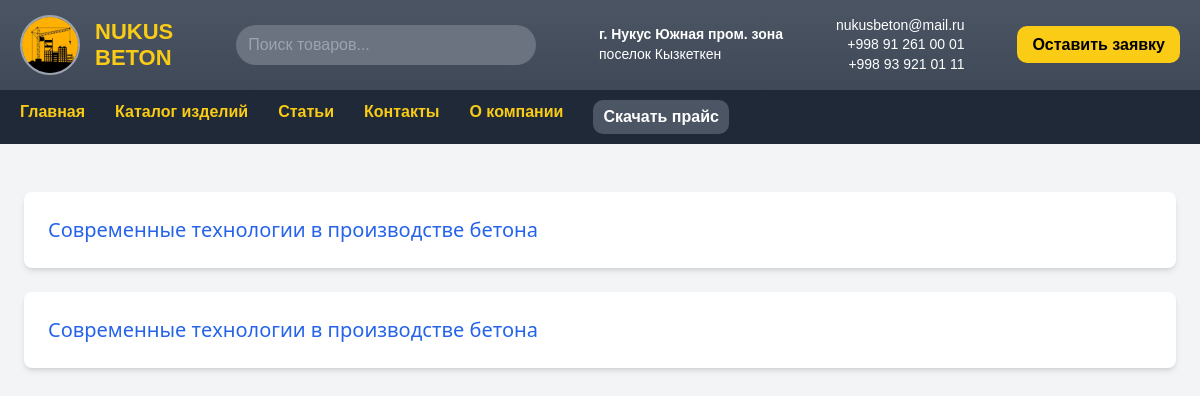
The app's page /article/ with its own data.
### nukusbeton/models.py (models this page shows, shortened)
class Article(models.Model):
    title = models.CharField(max_length=255, verbose_name="Название статьи")
    link = models.URLField(blank=True, null=True, verbose_name="Ссылка на статью")
    class Meta:
        verbose_name_plural = "Статьи"

### nukusbeton/views.py (the view)
# urls.py: path('article/', views.article_list, name='article_list'),
def article_list(request):
    articles = Article.objects.all()
    return render(request, 'header/article.html', {'articles': articles})

### templates/header/article.html (shortened to what this page needs)
{% extends 'base.html' %}
{% load static %}
{% block content %}
<div class="bg-gray-100 min-h-screen py-12 px-4 sm:px-6 lg:px-8 space-y-6">
  {% for article in articles %}
    <section class="bg-white rounded-lg shadow-md hover:shadow-lg transition-shadow duration-300 p-6 w-full">
      <a href="{{ article.link }}" target="_blank" class="text-blue-600 hover:text-blue-800 text-xl font-medium">
        {{ article.title }}
      </a>
    </section>
  {% endfor %}
</div>
{% endblock %}

### records on screen
Article: title "Современные технологии в производстве бетона"
Article: title "Современные технологии в производстве бетона"
